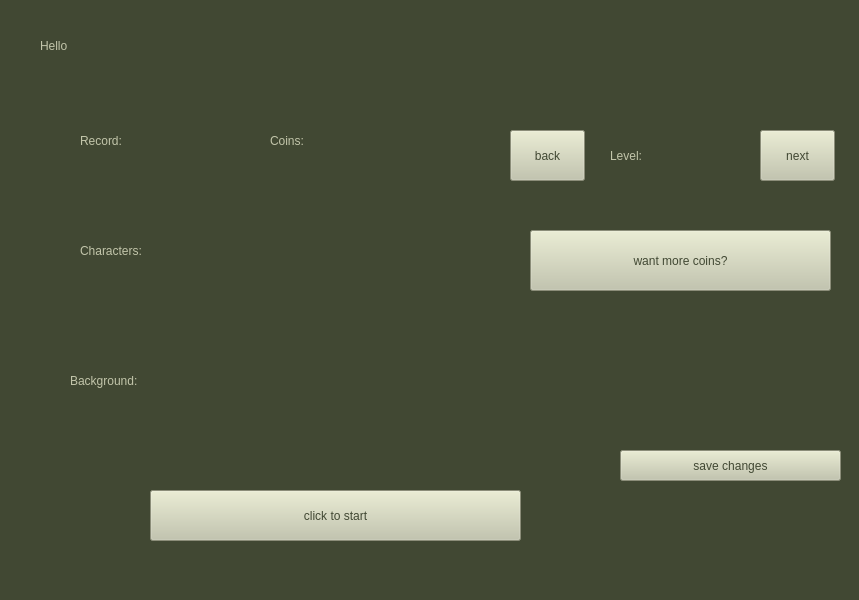
<?xml version="1.0" encoding="UTF-8"?>
<ui version="4.0">
 <class>MainWindow</class>
 <widget class="QMainWindow" name="MainWindow">
  <property name="geometry">
   <rect>
    <x>0</x>
    <y>0</y>
    <width>859</width>
    <height>600</height>
   </rect>
  </property>
  <property name="windowTitle">
   <string>MainWindow</string>
  </property>
  <property name="styleSheet">
   <string notr="true">background-color: rgb(65, 72, 51);</string>
  </property>
  <widget class="QWidget" name="centralwidget">
   <widget class="QLabel" name="hello_label">
    <property name="geometry">
     <rect>
      <x>40</x>
      <y>20</y>
      <width>491</width>
      <height>51</height>
     </rect>
    </property>
    <property name="styleSheet">
     <string notr="true">font: 75 24pt &quot;Palatino Linotype&quot;;
color: rgb(194, 197, 170)</string>
    </property>
    <property name="text">
     <string>Hello </string>
    </property>
   </widget>
   <widget class="QLabel" name="record_label">
    <property name="geometry">
     <rect>
      <x>80</x>
      <y>110</y>
      <width>161</width>
      <height>61</height>
     </rect>
    </property>
    <property name="styleSheet">
     <string notr="true">font: 75 14pt &quot;Palatino Linotype&quot;;
color: rgb(194, 197, 170)</string>
    </property>
    <property name="text">
     <string>Record:</string>
    </property>
   </widget>
   <widget class="QLabel" name="coins_label">
    <property name="geometry">
     <rect>
      <x>270</x>
      <y>110</y>
      <width>161</width>
      <height>61</height>
     </rect>
    </property>
    <property name="styleSheet">
     <string notr="true">font: 75 14pt &quot;Palatino Linotype&quot;;
color: rgb(194, 197, 170)</string>
    </property>
    <property name="text">
     <string>Coins:</string>
    </property>
   </widget>
   <widget class="QLabel" name="characters_label">
    <property name="geometry">
     <rect>
      <x>80</x>
      <y>220</y>
      <width>161</width>
      <height>61</height>
     </rect>
    </property>
    <property name="styleSheet">
     <string notr="true">font: 75 14pt &quot;Palatino Linotype&quot;;
color: rgb(194, 197, 170)</string>
    </property>
    <property name="text">
     <string>Characters:</string>
    </property>
   </widget>
   <widget class="QLabel" name="background_label">
    <property name="geometry">
     <rect>
      <x>70</x>
      <y>350</y>
      <width>161</width>
      <height>61</height>
     </rect>
    </property>
    <property name="styleSheet">
     <string notr="true">font: 75 14pt &quot;Palatino Linotype&quot;;
color: rgb(194, 197, 170)</string>
    </property>
    <property name="text">
     <string>Background:</string>
    </property>
   </widget>
   <widget class="QPushButton" name="start_Button">
    <property name="geometry">
     <rect>
      <x>150</x>
      <y>490</y>
      <width>371</width>
      <height>51</height>
     </rect>
    </property>
    <property name="styleSheet">
     <string notr="true">font: 75 14pt &quot;Palatino Linotype&quot;;
background-color: rgb(194, 197, 170);
color: rgb(65, 72, 51)</string>
    </property>
    <property name="text">
     <string>click to start</string>
    </property>
   </widget>
   <widget class="QLabel" name="photo_label">
    <property name="geometry">
     <rect>
      <x>270</x>
      <y>210</y>
      <width>71</width>
      <height>71</height>
     </rect>
    </property>
    <property name="text">
     <string/>
    </property>
   </widget>
   <widget class="QPushButton" name="choose_Button">
    <property name="geometry">
     <rect>
      <x>620</x>
      <y>450</y>
      <width>221</width>
      <height>31</height>
     </rect>
    </property>
    <property name="styleSheet">
     <string notr="true">font: 75 14pt &quot;Palatino Linotype&quot;;
background-color: rgb(194, 197, 170);
color: rgb(65, 72, 51)</string>
    </property>
    <property name="text">
     <string>save changes</string>
    </property>
   </widget>
   <widget class="QLabel" name="back_label">
    <property name="geometry">
     <rect>
      <x>260</x>
      <y>320</y>
      <width>341</width>
      <height>131</height>
     </rect>
    </property>
    <property name="text">
     <string/>
    </property>
   </widget>
   <widget class="QLabel" name="level_label">
    <property name="geometry">
     <rect>
      <x>610</x>
      <y>130</y>
      <width>121</width>
      <height>51</height>
     </rect>
    </property>
    <property name="styleSheet">
     <string notr="true">font: 75 14pt &quot;Palatino Linotype&quot;;
color: rgb(194, 197, 170)</string>
    </property>
    <property name="text">
     <string>Level:</string>
    </property>
   </widget>
   <widget class="QPushButton" name="next_Button">
    <property name="geometry">
     <rect>
      <x>760</x>
      <y>130</y>
      <width>75</width>
      <height>51</height>
     </rect>
    </property>
    <property name="styleSheet">
     <string notr="true">font: 75 14pt &quot;Palatino Linotype&quot;;
background-color: rgb(194, 197, 170);
color: rgb(65, 72, 51)</string>
    </property>
    <property name="text">
     <string>next</string>
    </property>
   </widget>
   <widget class="QPushButton" name="back_Button">
    <property name="geometry">
     <rect>
      <x>510</x>
      <y>130</y>
      <width>75</width>
      <height>51</height>
     </rect>
    </property>
    <property name="styleSheet">
     <string notr="true">font: 75 14pt &quot;Palatino Linotype&quot;;
background-color: rgb(194, 197, 170);
color: rgb(65, 72, 51)</string>
    </property>
    <property name="text">
     <string>back</string>
    </property>
   </widget>
   <widget class="QPushButton" name="morecoins_Button">
    <property name="geometry">
     <rect>
      <x>530</x>
      <y>230</y>
      <width>301</width>
      <height>61</height>
     </rect>
    </property>
    <property name="styleSheet">
     <string notr="true">font: 75 14pt &quot;Palatino Linotype&quot;;
background-color: rgb(194, 197, 170);
color: rgb(65, 72, 51)</string>
    </property>
    <property name="text">
     <string>want more coins?</string>
    </property>
   </widget>
  </widget>
  <widget class="QMenuBar" name="menubar">
   <property name="geometry">
    <rect>
     <x>0</x>
     <y>0</y>
     <width>859</width>
     <height>21</height>
    </rect>
   </property>
  </widget>
  <widget class="QStatusBar" name="statusbar"/>
 </widget>
 <resources/>
 <connections/>
</ui>
